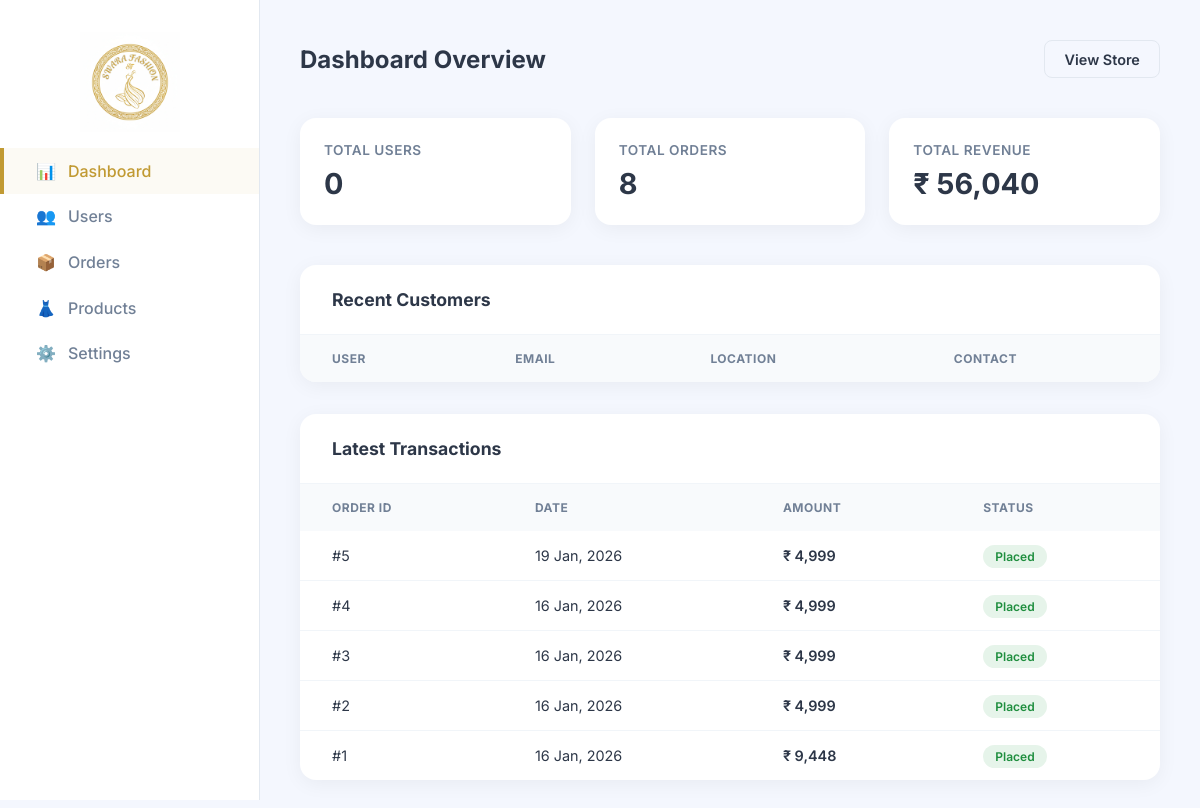
/admin (signed in), run on the app's committed database.
### app.py (models this page shows)
class Order(db.Model):
    id = db.Column(db.Integer, primary_key=True)
    user_id = db.Column(db.Integer, db.ForeignKey('users.id'), nullable=False)
    total_amount = db.Column(db.Float, nullable=False)
    payment_method = db.Column(db.String(50), nullable=False)
    status = db.Column(db.String(50), default='Pending')
    date = db.Column(db.DateTime, default=db.func.current_timestamp())
    items = db.relationship('OrderItem', backref='order', lazy=True)

### app.py (the view)
@app.route('/admin')
def admin_panel():
    if not session.get('admin_authenticated'):
        return redirect(url_for('admin_login'))
    users = User.query.all()
    orders = Order.query.all()
    return render_template('admin.html', users=users, orders=orders)

### templates/admin.html (shortened to what this page needs)
<!DOCTYPE html>
<html lang="en">
<head>
</head>
<body>
    <div class="sidebar">
        <div class="admin-logo-wrapper">
            <img src="{{ url_for('static', filename='images/logo.jpg') }}" alt="Swara's Fashion Logo"
                class="admin-logo">
        </div>
        <ul class="nav-links">
            <li><a href="{{ url_for('admin_panel') }}" class="nav-link active"><span>📊</span>
                    <span>Dashboard</span></a></li>
            <li><a href="{{ url_for('admin_users') }}" class="nav-link"><span>👥</span> <span>Users</span></a></li>
            <li><a href="#" class="nav-link"><span>📦</span> <span>Orders</span></a></li>
            <li><a href="#" class="nav-link"><span>👗</span> <span>Products</span></a></li>
            <li><a href="#" class="nav-link"><span>⚙️</span> <span>Settings</span></a></li>
        </ul>
    </div>
    <div class="main-content">
        <div class="header-bar">
            <div class="page-title">
                <h1>Dashboard Overview</h1>
            </div>
            <div class="top-actions">
                <a href="{{ url_for('home') }}" class="btn-view-store">View Store</a>
            </div>
        </div>
        <div class="stats-grid">
            <div class="stat-card">
                <span class="stat-label">Total Users</span>
                <span class="stat-value">{{ users|length }}</span>
            </div>
            <div class="stat-card">
                <span class="stat-label">Total Orders</span>
                <span class="stat-value">{{ orders|length }}</span>
            </div>
            <div class="stat-card">
                <span class="stat-label">Total Revenue</span>
                <span class="stat-value">₹ {{ "{:,.0f}".format(orders|sum(attribute='total_amount')) }}</span>
            </div>
        </div>
        <div class="card-table">
            <div class="card-header">
                <h2>Recent Customers</h2>
            </div>
            <table class="admin-table">
                <thead>
                    <tr>
                        <th>User</th>
                        <th>Email</th>
                        <th>Location</th>
                        <th>Contact</th>
                    </tr>
                </thead>
            </table>
        </div>
        <div class="card-table">
            <div class="card-header">
                <h2>Latest Transactions</h2>
            </div>
            <table class="admin-table">
                <thead>
                    <tr>
                        <th>Order ID</th>
                        <th>Date</th>
                        <th>Amount</th>
                        <th>Status</th>
                    </tr>
                </thead>
                <tbody>
                    {% for order in orders[:5]|reverse %}
                    <tr>
                        <td>#{{ order.id }}</td>
                        <td>{{ order.date.strftime('%d %b, %Y') }}</td>
                        <td style="font-weight: 600;">₹ {{ "{:,.0f}".format(order.total_amount) }}</td>
                        <td><span class="status-badge status-placed">{{ order.status }}</span></td>
                    </tr>
                    {% endfor %}
                </tbody>
            </table>
        </div>
    </div>
</body>
</html>

### templates/admin.html (style rules this page uses)
:root { --primary: #c19a33; --bg-body: #f4f7fe; --bg-side: #ffffff; --text-main: #2d3748; --text-mute: #718096; --card-shadow: 0 4px 20px rgba(0, 0, 0, 0.05); }
* { margin: 0; padding: 0; box-sizing: border-box; }
body { font-family: 'Inter', sans-serif; background-color: var(--bg-body); color: var(--text-main); display: flex; min-height: 100vh; }
.sidebar { width: 260px; background: var(--bg-side); border-right: 1px solid #e2e8f0; display: flex; flex-direction: column; padding: 2rem 0; position: fixed; height: 100vh; }
.admin-logo-wrapper { padding: 0 1rem 1rem; display: flex; justify-content: center; }
.admin-logo { height: 100px; width: auto; object-fit: contain; }
.nav-links { list-style: none; flex-grow: 1; }
.nav-link { padding: 0.8rem 2rem; display: flex; align-items: center; gap: 12px; text-decoration: none; color: var(--text-mute); font-weight: 500; transition: all 0.3s; border-left: 4px solid transparent; }
.nav-link:hover, .nav-link.active { background: rgba(193, 154, 51, 0.05); color: var(--primary); border-left-color: var(--primary); }
.main-content { flex-grow: 1; margin-left: 260px; padding: 2.5rem; }
.header-bar { display: flex; justify-content: space-between; align-items: center; margin-bottom: 2.5rem; }
.page-title h1 { font-size: 1.5rem; font-weight: 700; }
.top-actions { display: flex; align-items: center; gap: 20px; }
.btn-view-store { padding: 0.6rem 1.2rem; border: 1px solid #e2e8f0; border-radius: 8px; text-decoration: none; color: var(--text-main); font-weight: 600; font-size: 0.9rem; transition: background 0.3s; }
.stats-grid { display: grid; grid-template-columns: repeat(auto-fit, minmax(240px, 1fr)); gap: 1.5rem; margin-bottom: 2.5rem; }
.stat-card { background: white; padding: 1.5rem; border-radius: 16px; box-shadow: var(--card-shadow); display: flex; flex-direction: column; gap: 8px; }
.stat-label { color: var(--text-mute); font-size: 0.85rem; font-weight: 600; text-transform: uppercase; letter-spacing: 0.5px; }
.stat-value { font-size: 1.8rem; font-weight: 700; color: var(--text-main); }
.card-table { background: white; border-radius: 16px; box-shadow: var(--card-shadow); overflow: hidden; margin-bottom: 2rem; }
.card-header { padding: 1.5rem 2rem; border-bottom: 1px solid #f1f5f9; display: flex; justify-content: space-between; align-items: center; }
.card-header h2 { font-size: 1.1rem; font-weight: 700; }
.admin-table { width: 100%; border-collapse: collapse; }
.admin-table th { text-align: left; padding: 1rem 2rem; background: #f8fafc; color: var(--text-mute); font-size: 0.75rem; text-transform: uppercase; font-weight: 700; letter-spacing: 0.5px; }
.admin-table td { padding: 1rem 2rem; border-bottom: 1px solid #f1f5f9; font-size: 0.9rem; }
.admin-table tr:last-child td { border-bottom: none; }
.status-badge { padding: 4px 12px; border-radius: 100px; font-size: 0.75rem; font-weight: 600; text-transform: capitalize; }
.status-placed { background: #e6f4ea; color: #1e8e3e; }

### data on the page
Order: id "5", date "19 Jan, 2026", total_amount "4,999", status "Placed"
Order: id "4", date "16 Jan, 2026", total_amount "4,999", status "Placed"
Order: id "3", date "16 Jan, 2026", total_amount "4,999", status "Placed"
Order: id "2", date "16 Jan, 2026", total_amount "4,999", status "Placed"
Order: id "1", date "16 Jan, 2026", total_amount "9,448", status "Placed"

### other printed values
{{ users|length }} "0"
{{ orders|length }} "8"
{{ "{:,.0f}".format(orders|sum(attribute='total_amount')) }} "56,040"
